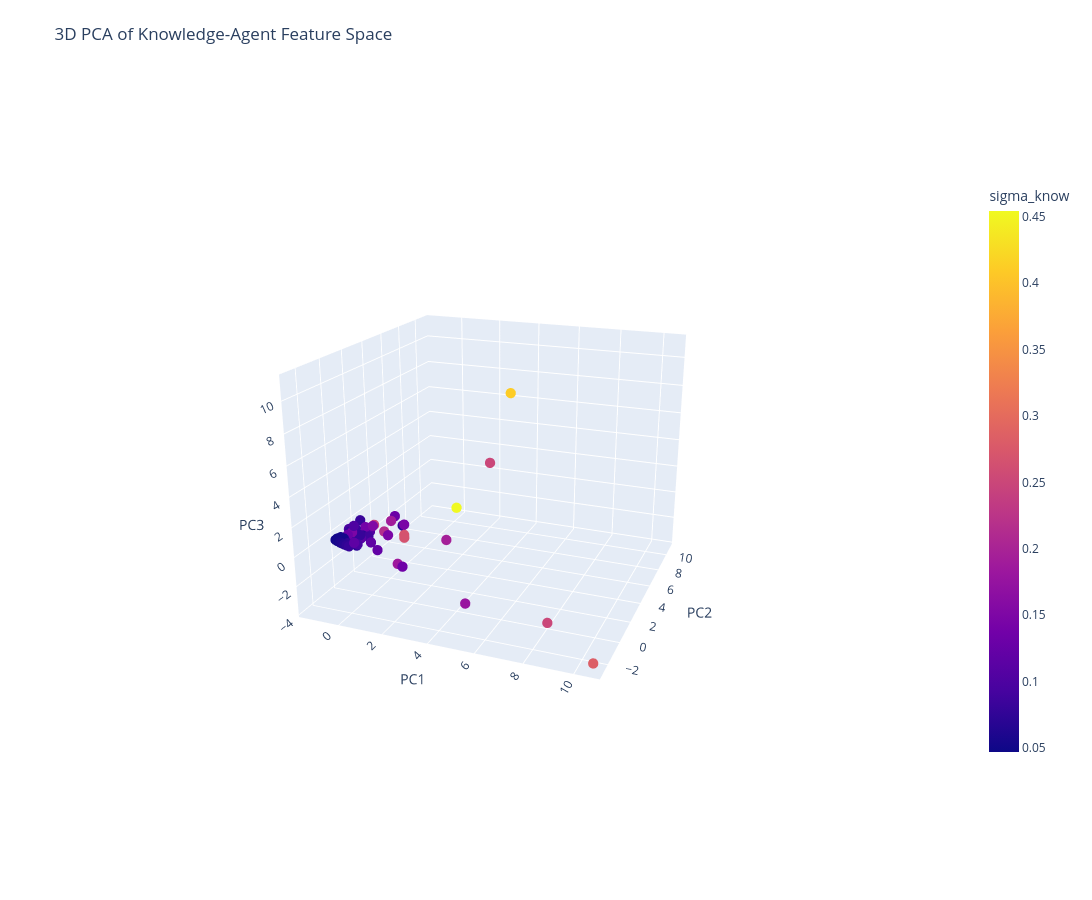

The cell this chart's notebook holds for it:
### Code cell
import plotly.express as px

fig = px.scatter_3d(
    df_plot,
    x="PC1",
    y="PC2",
    z="PC3",
    color="sigma_know",
    hover_data=["Video_ID", "s_know", "sigma_know", "Family_List"],
    title="3D PCA of Knowledge-Agent Feature Space"
)

fig.update_traces(marker=dict(size=6))

fig.update_layout(
    width=1400,
    height=900,
    margin=dict(l=40, r=40, b=40, t=80),
    scene=dict(
        xaxis=dict(title="PC1"),
        yaxis=dict(title="PC2"),
        zaxis=dict(title="PC3"),
        aspectmode="manual",
        aspectratio=dict(x=1, y=1, z=0.8),
        camera=dict(
            eye=dict(x=1.5, y=1.5, z=1.2)
        )
    ),
    coloraxis_colorbar=dict(
        title="sigma_know",
        len=0.75
    )
)

fig.show()
